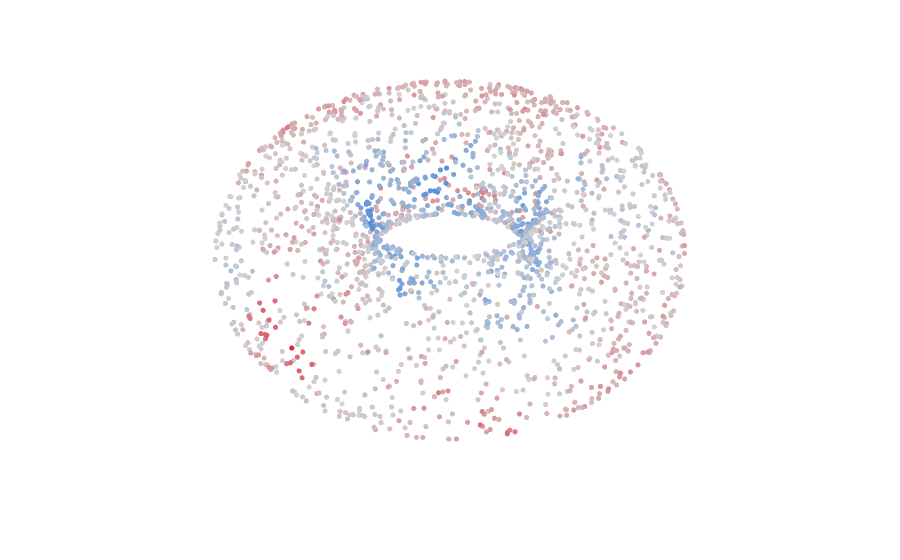

Source (notebook cell):
### Code cell
from diffusion_geometry import DiffusionGeometry
from figures.generate_data import gen_3d_data

# Generate torus data:
n = 2000
data = gen_3d_data(kind='torus', minor_radius=1.0, major_radius=2.0, n=n, noise=0., seed=0)[0]
dg = DiffusionGeometry.from_point_cloud(data, n0 = 1000)

x = dg.function(dg.immersion_coords.T)
gamma = dg.cache.gamma_coords_regularised

term1 = - dg.function(gamma.T).laplacian().to_ambient().T
term2 = dg.g(x[None,:].d(), x[:,None].laplacian().d()).T
# term2 = dg.triple.cdc(x.to_ambient().T, x.laplacian().to_ambient().T)
gamma2 = (term1 + term2 + term2.transpose((0,2,1))) / 2
# gamma2 = dg._regularise(gamma2)

vals, vecs = batched_generalized_eigh(gamma2, gamma)
# vals = dg._regularise(vals)

plot_scatter_3d(data, color=vals[:,1], 
                camera=camera, 
                # amax=0.7
                ).show()
# plot_scatter_3d(data, color=term2[:,0,0], camera=camera).show()

### Figure 1 — Plotly figure (JSON) as saved in the notebook; plotly's stock layout.template omitted (floating-point values rounded to 4 significant figures; data arrays with more than 128 entries replaced by an {"elided": "..."} marker saying what was removed)
{"data": [{"marker": {"cmax": 1.098, "cmid": 0, "cmin": -1.098, "color": {"elided": "2000 float values"}, "colorscale": [[0, "#166dde"], [0.5, "#d3d3d3"], [1, "#e32636"]], "line": {"color": "rgba(0,0,0,0)", "width": 0}, "opacity": 1, "showscale": false, "size": 3}, "mode": "markers", "type": "scatter3d", "x": {"elided": "2000 float values"}, "y": {"elided": "2000 float values"}, "z": {"elided": "2000 float values"}}], "layout": {"coloraxis": {"showscale": false}, "margin": {"b": 0, "l": 0, "r": 0, "t": 0}, "paper_bgcolor": "white", "plot_bgcolor": "white", "scene": {"aspectmode": "data", "camera": {"center": {"x": 0, "y": 0, "z": -0.2}, "eye": {"x": 1.04, "y": -1.17, "z": 1.3}, "up": {"x": 0, "y": 0, "z": 1}}, "xaxis": {"showbackground": false, "showgrid": false, "showticklabels": false, "title": {"text": ""}, "visible": false, "zeroline": false}, "yaxis": {"showbackground": false, "showgrid": false, "showticklabels": false, "title": {"text": ""}, "visible": false, "zeroline": false}, "zaxis": {"showbackground": false, "showgrid": false, "showticklabels": false, "title": {"text": ""}, "visible": false, "zeroline": false}}, "showlegend": false, "title": {"text": ""}, "xaxis": {"automargin": false, "showgrid": false, "showline": false, "showticklabels": false, "title": {"text": ""}, "zeroline": false}, "yaxis": {"automargin": false, "scaleanchor": "x", "scaleratio": 1, "showgrid": false, "showline": false, "showticklabels": false, "title": {"text": ""}, "zeroline": false}}}
